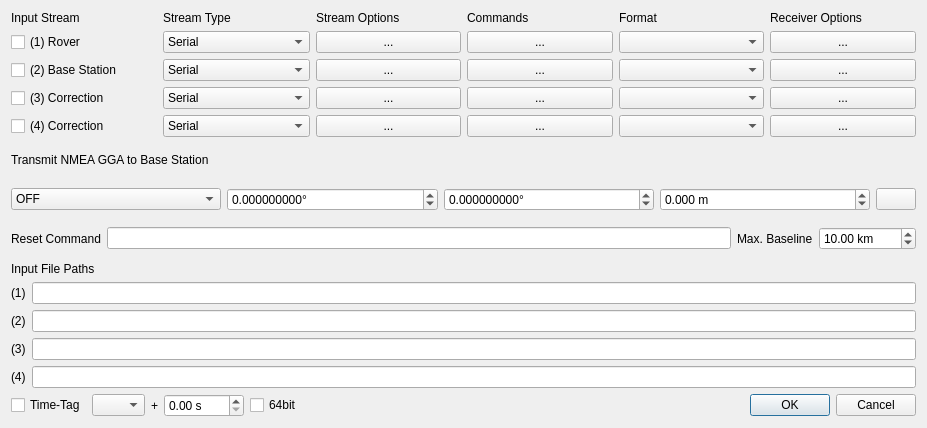
<?xml version="1.0" encoding="UTF-8"?>
<ui version="4.0">
 <class>InputStrDialog</class>
 <widget class="QWidget" name="InputStrDialog">
  <property name="geometry">
   <rect>
    <x>0</x>
    <y>0</y>
    <width>927</width>
    <height>428</height>
   </rect>
  </property>
  <property name="windowTitle">
   <string>Input Streams</string>
  </property>
  <property name="toolTip">
   <string/>
  </property>
  <layout class="QGridLayout" name="gridLayout">
   <item row="14" column="0">
    <widget class="QWidget" name="panelTags" native="true">
     <layout class="QGridLayout" name="gridLayout_4">
      <property name="leftMargin">
       <number>0</number>
      </property>
      <property name="topMargin">
       <number>0</number>
      </property>
      <property name="rightMargin">
       <number>0</number>
      </property>
      <property name="bottomMargin">
       <number>0</number>
      </property>
      <item row="0" column="1">
       <widget class="QComboBox" name="cBTimeSpeed">
        <property name="toolTip">
         <string>Select the replay speed (required time-tag file)</string>
        </property>
        <item>
         <property name="text">
          <string/>
         </property>
        </item>
        <item>
         <property name="text">
          <string>x0.1</string>
         </property>
        </item>
        <item>
         <property name="text">
          <string>x0.2</string>
         </property>
        </item>
        <item>
         <property name="text">
          <string>x0.5</string>
         </property>
        </item>
        <item>
         <property name="text">
          <string>x1</string>
         </property>
        </item>
        <item>
         <property name="text">
          <string>x2</string>
         </property>
        </item>
        <item>
         <property name="text">
          <string>x5</string>
         </property>
        </item>
        <item>
         <property name="text">
          <string>x10</string>
         </property>
        </item>
       </widget>
      </item>
      <item row="0" column="2">
       <widget class="QLabel" name="lblPlus">
        <property name="text">
         <string>+</string>
        </property>
       </widget>
      </item>
      <item row="0" column="3">
       <widget class="QDoubleSpinBox" name="sBTimeStart">
        <property name="suffix">
         <string> s</string>
        </property>
        <property name="maximum">
         <double>3600.000000000000000</double>
        </property>
       </widget>
      </item>
      <item row="0" column="0">
       <widget class="QCheckBox" name="cBTimeTag">
        <property name="toolTip">
         <string>Enable time-tag replay</string>
        </property>
        <property name="text">
         <string>Time-Tag</string>
        </property>
       </widget>
      </item>
      <item row="0" column="4">
       <widget class="QCheckBox" name="cB64Bit">
        <property name="toolTip">
         <string>Use 64 bit time-tags</string>
        </property>
        <property name="text">
         <string>64bit</string>
        </property>
       </widget>
      </item>
     </layout>
    </widget>
   </item>
   <item row="9" column="0" colspan="2">
    <widget class="QWidget" name="PanelInputs" native="true">
     <layout class="QGridLayout" name="gridLayout_6">
      <property name="leftMargin">
       <number>0</number>
      </property>
      <property name="topMargin">
       <number>0</number>
      </property>
      <property name="rightMargin">
       <number>0</number>
      </property>
      <property name="bottomMargin">
       <number>0</number>
      </property>
      <item row="1" column="0">
       <widget class="QLabel" name="label_1">
        <property name="text">
         <string>(1)</string>
        </property>
       </widget>
      </item>
      <item row="2" column="1">
       <widget class="QLineEdit" name="lEFilePath2">
        <property name="toolTip">
         <string>Specify file name for base station data</string>
        </property>
       </widget>
      </item>
      <item row="3" column="1">
       <widget class="QLineEdit" name="lEFilePath3">
        <property name="toolTip">
         <string>Specify file name for correction data</string>
        </property>
       </widget>
      </item>
      <item row="2" column="0">
       <widget class="QLabel" name="label_2">
        <property name="text">
         <string>(2)</string>
        </property>
       </widget>
      </item>
      <item row="3" column="0">
       <widget class="QLabel" name="label_3">
        <property name="text">
         <string>(3)</string>
        </property>
       </widget>
      </item>
      <item row="4" column="0">
       <widget class="QLabel" name="label_4">
        <property name="text">
         <string>(4)</string>
        </property>
       </widget>
      </item>
      <item row="0" column="0" colspan="2">
       <widget class="QLabel" name="lblInputFilePath">
        <property name="toolTip">
         <string/>
        </property>
        <property name="text">
         <string>Input File Paths</string>
        </property>
        <property name="buddy">
         <cstring>lEFilePath1</cstring>
        </property>
       </widget>
      </item>
      <item row="1" column="1">
       <widget class="QLineEdit" name="lEFilePath1">
        <property name="toolTip">
         <string>Specify file name for rover data</string>
        </property>
       </widget>
      </item>
      <item row="4" column="1">
       <widget class="QLineEdit" name="lEFilePath4">
        <property name="toolTip">
         <string>Specify file name for correction data</string>
        </property>
       </widget>
      </item>
     </layout>
    </widget>
   </item>
   <item row="14" column="1">
    <widget class="QDialogButtonBox" name="buttonBox">
     <property name="standardButtons">
      <set>QDialogButtonBox::StandardButton::Cancel|QDialogButtonBox::StandardButton::Ok</set>
     </property>
    </widget>
   </item>
   <item row="1" column="0" colspan="2">
    <widget class="QWidget" name="wgNMEA" native="true">
     <layout class="QGridLayout" name="gridLayout_3">
      <property name="leftMargin">
       <number>0</number>
      </property>
      <property name="topMargin">
       <number>0</number>
      </property>
      <property name="rightMargin">
       <number>0</number>
      </property>
      <property name="bottomMargin">
       <number>0</number>
      </property>
      <item row="0" column="0">
       <widget class="QLabel" name="lblNmea">
        <property name="text">
         <string>Transmit NMEA GGA to Base Station</string>
        </property>
        <property name="buddy">
         <cstring>cBNmeaRequestType</cstring>
        </property>
       </widget>
      </item>
      <item row="1" column="0">
       <widget class="QWidget" name="widget" native="true">
        <layout class="QGridLayout" name="gridLayout_5">
         <property name="leftMargin">
          <number>0</number>
         </property>
         <property name="topMargin">
          <number>0</number>
         </property>
         <property name="rightMargin">
          <number>0</number>
         </property>
         <property name="bottomMargin">
          <number>0</number>
         </property>
         <item row="0" column="3">
          <widget class="QDoubleSpinBox" name="sBNmeaPosition3">
           <property name="toolTip">
            <string>Height to send to base station</string>
           </property>
           <property name="suffix">
            <string> m</string>
           </property>
           <property name="decimals">
            <number>3</number>
           </property>
           <property name="minimum">
            <double>-200.000000000000000</double>
           </property>
           <property name="maximum">
            <double>8000.000000000000000</double>
           </property>
          </widget>
         </item>
         <item row="0" column="1">
          <widget class="QDoubleSpinBox" name="sBNmeaPosition1">
           <property name="toolTip">
            <string>Latitude to send to base station</string>
           </property>
           <property name="suffix">
            <string>°</string>
           </property>
           <property name="decimals">
            <number>9</number>
           </property>
           <property name="minimum">
            <double>-180.000000000000000</double>
           </property>
           <property name="maximum">
            <double>180.000000000000000</double>
           </property>
          </widget>
         </item>
         <item row="0" column="2">
          <widget class="QDoubleSpinBox" name="sBNmeaPosition2">
           <property name="toolTip">
            <string>Longitude to send to base station</string>
           </property>
           <property name="suffix">
            <string>°</string>
           </property>
           <property name="decimals">
            <number>9</number>
           </property>
           <property name="minimum">
            <double>-90.000000000000000</double>
           </property>
           <property name="maximum">
            <double>90.000000000000000</double>
           </property>
          </widget>
         </item>
         <item row="0" column="0">
          <widget class="QComboBox" name="cBNmeaRequestType">
           <property name="toolTip">
            <string>Transmit the approximate position of the rover to the base station</string>
           </property>
           <item>
            <property name="text">
             <string>OFF</string>
            </property>
           </item>
           <item>
            <property name="text">
             <string>Latitude/Longitude</string>
            </property>
           </item>
           <item>
            <property name="text">
             <string>Single Solution</string>
            </property>
           </item>
          </widget>
         </item>
         <item row="0" column="4">
          <widget class="QPushButton" name="btnPosition">
           <property name="sizePolicy">
            <sizepolicy hsizetype="Fixed" vsizetype="Fixed">
             <horstretch>0</horstretch>
             <verstretch>0</verstretch>
            </sizepolicy>
           </property>
           <property name="toolTip">
            <string>Select rover position from station list</string>
           </property>
           <property name="icon">
            <iconset resource="../icon/resources.qrc">
             <normaloff>:/buttons/ori</normaloff>:/buttons/ori</iconset>
           </property>
          </widget>
         </item>
        </layout>
       </widget>
      </item>
      <item row="3" column="0">
       <widget class="QWidget" name="widget_3" native="true">
        <layout class="QGridLayout" name="gridLayout_7">
         <property name="leftMargin">
          <number>0</number>
         </property>
         <property name="topMargin">
          <number>0</number>
         </property>
         <property name="rightMargin">
          <number>0</number>
         </property>
         <property name="bottomMargin">
          <number>0</number>
         </property>
         <item row="0" column="2">
          <widget class="QLabel" name="lblMaxBaseLine">
           <property name="text">
            <string>Max. Baseline</string>
           </property>
           <property name="buddy">
            <cstring>sBMaxBaseLine</cstring>
           </property>
          </widget>
         </item>
         <item row="0" column="0">
          <widget class="QLabel" name="lblResetCmd">
           <property name="text">
            <string>Reset Command</string>
           </property>
           <property name="buddy">
            <cstring>lEResetCmd</cstring>
           </property>
          </widget>
         </item>
         <item row="0" column="1">
          <widget class="QLineEdit" name="lEResetCmd">
           <property name="toolTip">
            <string>Reset command to send when max. baseline is reached</string>
           </property>
          </widget>
         </item>
         <item row="0" column="3">
          <widget class="QDoubleSpinBox" name="sBMaxBaseLine">
           <property name="toolTip">
            <string>Maximum baseline which will trigger the reset command to be executed</string>
           </property>
           <property name="suffix">
            <string> km</string>
           </property>
           <property name="maximum">
            <double>99999.990000000005239</double>
           </property>
           <property name="value">
            <double>10.000000000000000</double>
           </property>
          </widget>
         </item>
        </layout>
       </widget>
      </item>
     </layout>
    </widget>
   </item>
   <item row="0" column="0" colspan="2">
    <widget class="QWidget" name="panelStream" native="true">
     <layout class="QGridLayout" name="gridLayout_2">
      <property name="leftMargin">
       <number>0</number>
      </property>
      <property name="topMargin">
       <number>0</number>
      </property>
      <property name="rightMargin">
       <number>0</number>
      </property>
      <property name="bottomMargin">
       <number>0</number>
      </property>
      <item row="0" column="5">
       <widget class="QLabel" name="lblReceiverOptions">
        <property name="toolTip">
         <string/>
        </property>
        <property name="text">
         <string>Receiver Options</string>
        </property>
       </widget>
      </item>
      <item row="0" column="1">
       <widget class="QLabel" name="lblStreamType">
        <property name="toolTip">
         <string/>
        </property>
        <property name="text">
         <string>Stream Type</string>
        </property>
       </widget>
      </item>
      <item row="2" column="2">
       <widget class="QPushButton" name="btnStream2">
        <property name="toolTip">
         <string>Select options for the base station data stream</string>
        </property>
        <property name="text">
         <string>...</string>
        </property>
       </widget>
      </item>
      <item row="3" column="1">
       <widget class="QComboBox" name="cBStream3">
        <property name="toolTip">
         <string>Select input stream type for corrections</string>
        </property>
        <item>
         <property name="text">
          <string>Serial</string>
         </property>
        </item>
        <item>
         <property name="text">
          <string>TCP Client</string>
         </property>
        </item>
        <item>
         <property name="text">
          <string>TCP Server</string>
         </property>
        </item>
        <item>
         <property name="text">
          <string>NTRIP Client</string>
         </property>
        </item>
        <item>
         <property name="text">
          <string>NTRIP Caster Source</string>
         </property>
        </item>
        <item>
         <property name="text">
          <string>File</string>
         </property>
        </item>
        <item>
         <property name="text">
          <string>FTP</string>
         </property>
        </item>
        <item>
         <property name="text">
          <string>HTTP</string>
         </property>
        </item>
       </widget>
      </item>
      <item row="3" column="3">
       <widget class="QPushButton" name="btnCmd3">
        <property name="toolTip">
         <string>Specify additional commands for the correction data stream</string>
        </property>
        <property name="text">
         <string>...</string>
        </property>
       </widget>
      </item>
      <item row="1" column="3">
       <widget class="QPushButton" name="btnCmd1">
        <property name="toolTip">
         <string>Specify additional commands for the rover</string>
        </property>
        <property name="text">
         <string>...</string>
        </property>
       </widget>
      </item>
      <item row="0" column="4">
       <widget class="QLabel" name="lblFormat">
        <property name="toolTip">
         <string/>
        </property>
        <property name="text">
         <string>Format</string>
        </property>
       </widget>
      </item>
      <item row="3" column="5">
       <widget class="QPushButton" name="btnReceiverOptions3">
        <property name="toolTip">
         <string>Define additional options for the receiver</string>
        </property>
        <property name="text">
         <string>...</string>
        </property>
       </widget>
      </item>
      <item row="2" column="4">
       <widget class="QComboBox" name="cBFormat2">
        <property name="toolTip">
         <string>Select base station data stream format</string>
        </property>
       </widget>
      </item>
      <item row="0" column="2">
       <widget class="QLabel" name="lblStreamOptions">
        <property name="toolTip">
         <string/>
        </property>
        <property name="text">
         <string>Stream Options</string>
        </property>
       </widget>
      </item>
      <item row="3" column="4">
       <widget class="QComboBox" name="cBFormat3">
        <property name="toolTip">
         <string>Select correction data stream format</string>
        </property>
       </widget>
      </item>
      <item row="2" column="3">
       <widget class="QPushButton" name="btnCmd2">
        <property name="toolTip">
         <string>Specify additional commands for the base station</string>
        </property>
        <property name="text">
         <string>...</string>
        </property>
       </widget>
      </item>
      <item row="1" column="1">
       <widget class="QComboBox" name="cBStream1">
        <property name="toolTip">
         <string>Select input stream type for rover</string>
        </property>
        <item>
         <property name="text">
          <string>Serial</string>
         </property>
        </item>
        <item>
         <property name="text">
          <string>TCP Client</string>
         </property>
        </item>
        <item>
         <property name="text">
          <string>TCP Server</string>
         </property>
        </item>
        <item>
         <property name="text">
          <string>NTRIP Client</string>
         </property>
        </item>
        <item>
         <property name="text">
          <string>NTRIP Caster Source</string>
         </property>
        </item>
        <item>
         <property name="text">
          <string>File</string>
         </property>
        </item>
       </widget>
      </item>
      <item row="0" column="0">
       <widget class="QLabel" name="lblInputStream">
        <property name="toolTip">
         <string/>
        </property>
        <property name="text">
         <string>Input Stream</string>
        </property>
       </widget>
      </item>
      <item row="1" column="0">
       <widget class="QCheckBox" name="cBStreamC1">
        <property name="toolTip">
         <string>Activate data input stream for the rover</string>
        </property>
        <property name="text">
         <string>(1) Rover</string>
        </property>
       </widget>
      </item>
      <item row="1" column="2">
       <widget class="QPushButton" name="btnStream1">
        <property name="toolTip">
         <string>Select options for the rover data stream</string>
        </property>
        <property name="text">
         <string>...</string>
        </property>
       </widget>
      </item>
      <item row="3" column="0">
       <widget class="QCheckBox" name="cBStreamC3">
        <property name="toolTip">
         <string>Activate data input stream for additional corrections</string>
        </property>
        <property name="text">
         <string>(3) Correction</string>
        </property>
       </widget>
      </item>
      <item row="2" column="0">
       <widget class="QCheckBox" name="cBStreamC2">
        <property name="toolTip">
         <string>Activate data input stream for the base station</string>
        </property>
        <property name="text">
         <string>(2) Base Station</string>
        </property>
       </widget>
      </item>
      <item row="1" column="4">
       <widget class="QComboBox" name="cBFormat1">
        <property name="toolTip">
         <string>Select rover data stream format</string>
        </property>
       </widget>
      </item>
      <item row="2" column="5">
       <widget class="QPushButton" name="btnReceiverOptions2">
        <property name="toolTip">
         <string>Define additional options for the receiver</string>
        </property>
        <property name="text">
         <string>...</string>
        </property>
       </widget>
      </item>
      <item row="3" column="2">
       <widget class="QPushButton" name="btnStream3">
        <property name="toolTip">
         <string>Select options for the correction data stream</string>
        </property>
        <property name="text">
         <string>...</string>
        </property>
       </widget>
      </item>
      <item row="1" column="5">
       <widget class="QPushButton" name="btnReceiverOptions1">
        <property name="toolTip">
         <string>Define additional options for the receiver</string>
        </property>
        <property name="text">
         <string>...</string>
        </property>
       </widget>
      </item>
      <item row="0" column="3">
       <widget class="QLabel" name="lblCommands">
        <property name="toolTip">
         <string/>
        </property>
        <property name="text">
         <string>Commands</string>
        </property>
       </widget>
      </item>
      <item row="2" column="1">
       <widget class="QComboBox" name="cBStream2">
        <property name="toolTip">
         <string>Select input stream type for base station</string>
        </property>
        <item>
         <property name="text">
          <string>Serial</string>
         </property>
        </item>
        <item>
         <property name="text">
          <string>TCP Client</string>
         </property>
        </item>
        <item>
         <property name="text">
          <string>TCP Server</string>
         </property>
        </item>
        <item>
         <property name="text">
          <string>NTRIP Client</string>
         </property>
        </item>
        <item>
         <property name="text">
          <string>NTRIP Caster Source</string>
         </property>
        </item>
        <item>
         <property name="text">
          <string>File</string>
         </property>
        </item>
       </widget>
      </item>
      <item row="4" column="0">
       <widget class="QCheckBox" name="cBStreamC4">
        <property name="toolTip">
         <string>Activate data input stream for additional corrections</string>
        </property>
        <property name="text">
         <string>(4) Correction</string>
        </property>
       </widget>
      </item>
      <item row="4" column="1">
       <widget class="QComboBox" name="cBStream4">
        <property name="toolTip">
         <string>Select input stream type for corrections</string>
        </property>
        <item>
         <property name="text">
          <string>Serial</string>
         </property>
        </item>
        <item>
         <property name="text">
          <string>TCP Client</string>
         </property>
        </item>
        <item>
         <property name="text">
          <string>TCP Server</string>
         </property>
        </item>
        <item>
         <property name="text">
          <string>NTRIP Client</string>
         </property>
        </item>
        <item>
         <property name="text">
          <string>NTRIP Caster Source</string>
         </property>
        </item>
        <item>
         <property name="text">
          <string>File</string>
         </property>
        </item>
        <item>
         <property name="text">
          <string>FTP</string>
         </property>
        </item>
        <item>
         <property name="text">
          <string>HTTP</string>
         </property>
        </item>
       </widget>
      </item>
      <item row="4" column="2">
       <widget class="QPushButton" name="btnStream4">
        <property name="toolTip">
         <string>Select options for the correction data stream</string>
        </property>
        <property name="text">
         <string>...</string>
        </property>
       </widget>
      </item>
      <item row="4" column="3">
       <widget class="QPushButton" name="btnCmd4">
        <property name="toolTip">
         <string>Specify additional commands for the correction data stream</string>
        </property>
        <property name="text">
         <string>...</string>
        </property>
       </widget>
      </item>
      <item row="4" column="4">
       <widget class="QComboBox" name="cBFormat4">
        <property name="toolTip">
         <string>Select correction data stream format</string>
        </property>
       </widget>
      </item>
      <item row="4" column="5">
       <widget class="QPushButton" name="btnReceiverOptions4">
        <property name="toolTip">
         <string>Define additional options for the receiver</string>
        </property>
        <property name="text">
         <string>...</string>
        </property>
       </widget>
      </item>
    </layout>
    </widget>
   </item>
  </layout>
 </widget>
 <tabstops>
  <tabstop>cBStreamC1</tabstop>
  <tabstop>cBStream1</tabstop>
  <tabstop>btnStream1</tabstop>
  <tabstop>btnCmd1</tabstop>
  <tabstop>cBFormat1</tabstop>
  <tabstop>btnReceiverOptions1</tabstop>
  <tabstop>cBStreamC2</tabstop>
  <tabstop>cBStream2</tabstop>
  <tabstop>btnStream2</tabstop>
  <tabstop>btnCmd2</tabstop>
  <tabstop>cBFormat2</tabstop>
  <tabstop>btnReceiverOptions2</tabstop>
  <tabstop>cBStreamC3</tabstop>
  <tabstop>cBStream3</tabstop>
  <tabstop>btnStream3</tabstop>
  <tabstop>btnCmd3</tabstop>
  <tabstop>cBFormat3</tabstop>
  <tabstop>btnReceiverOptions3</tabstop>
  <tabstop>cBStreamC4</tabstop>
  <tabstop>cBStream4</tabstop>
  <tabstop>btnStream4</tabstop>
  <tabstop>btnCmd4</tabstop>
  <tabstop>cBFormat4</tabstop>
  <tabstop>btnReceiverOptions4</tabstop>
  <tabstop>cBNmeaRequestType</tabstop>
  <tabstop>sBNmeaPosition1</tabstop>
  <tabstop>sBNmeaPosition2</tabstop>
  <tabstop>sBNmeaPosition3</tabstop>
  <tabstop>btnPosition</tabstop>
  <tabstop>lEResetCmd</tabstop>
  <tabstop>sBMaxBaseLine</tabstop>
  <tabstop>lEFilePath1</tabstop>
  <tabstop>lEFilePath2</tabstop>
  <tabstop>lEFilePath3</tabstop>
  <tabstop>lEFilePath4</tabstop>
  <tabstop>cBTimeTag</tabstop>
  <tabstop>cBTimeSpeed</tabstop>
  <tabstop>cB64Bit</tabstop>
 </tabstops>
 <resources>
  <include location="../icon/resources.qrc"/>
 </resources>
 <connections/>
</ui>
